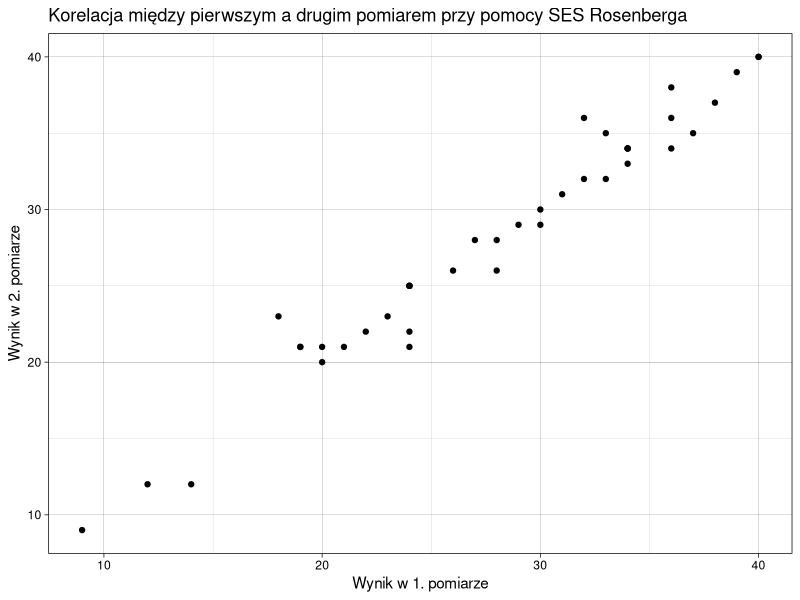
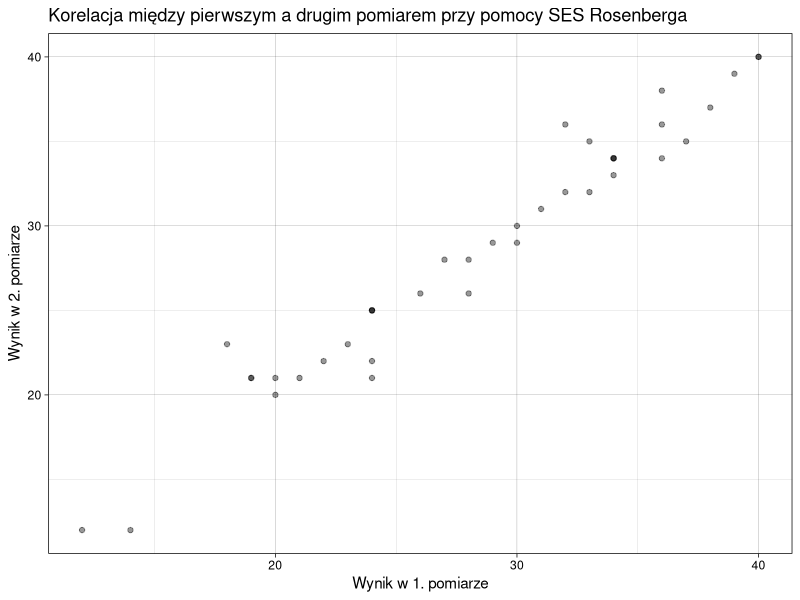
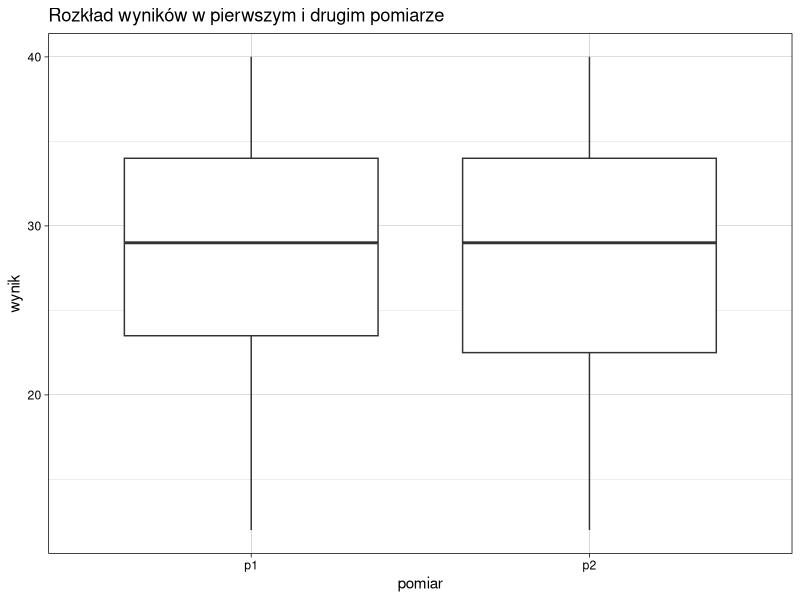

Here is the R script that generated these plots, in order:
## ---- chunk 1
knitr::opts_chunk$set(echo = TRUE)
#jeżeli nie instalowałeś/aś tidyverse, odkomentuj poniższą linijkę
#install.packages("tidyverse") 
library(tidyverse)
## ---- chunk 2
dane <- read_csv("dane_SES.csv")
## ---- chunk 3
ggplot(data = dane) +
  geom_point(mapping = aes(p1, p2)) +
  labs(title = "Korelacja między pierwszym a drugim pomiarem przy pomocy SES Rosenberga", 
       x = "Wynik w 1. pomiarze", y = "Wynik w 2. pomiarze") +
  theme_linedraw()
## ---- chunk 4
dane <- dane %>%
  filter(p1 >= 10, p2 >= 10)
## ---- chunk 5
ggplot(data = dane) +
  geom_point(mapping = aes(p1, p2), alpha = 0.4) +
  labs(title = "Korelacja między pierwszym a drugim pomiarem przy pomocy SES Rosenberga", 
       x = "Wynik w 1. pomiarze", y = "Wynik w 2. pomiarze") +
  theme_linedraw()
## ---- chunk 6
dane_long <- dane %>%
  pivot_longer(names_to = "pomiar", cols = everything())

ggplot(data = dane_long) +
  geom_boxplot(aes(x=pomiar, y=value))+
  labs(title = "Rozkład wyników w pierwszym i drugim pomiarze", 
      y = "wynik") +
  theme_linedraw()
